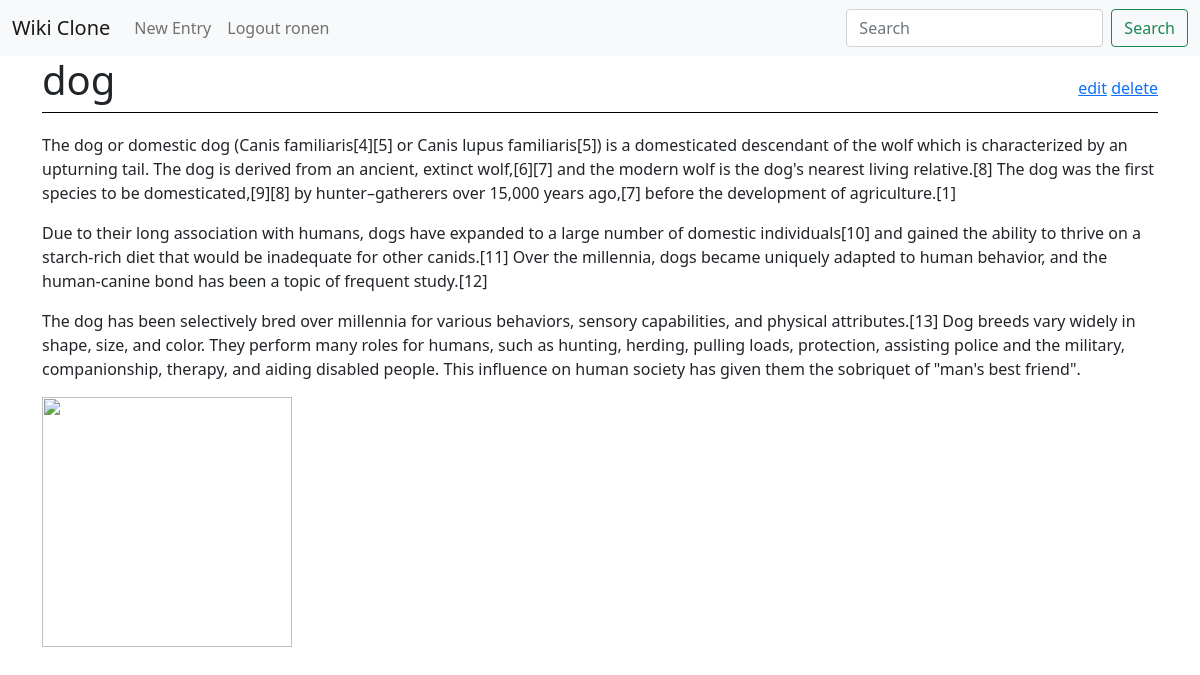
Screenshot of /entry/3/ (signed in) with the database file from the repository.
### vikiclone/models.py (models this page shows, shortened)
class Entry(models.Model):
    name = models.CharField(max_length=200)
    imageUrl = models.CharField(max_length=500)
    body = models.TextField()
    category = models.ForeignKey(Category,on_delete=models.CASCADE)

### vikiclone/views.py (the view)
# urls.py: path('entry/<str:id>/',views.one,name="one"),
def one(request,id):
    entry = Entry.objects.get(id=id)
    return render(request,'vikiclone/entry-one.html',{"entry":entry})

### vikiclone/templates/vikiclone/entry-one.html (shortened to what this page needs)
{% extends 'main.html' %} {% block content %}
<div class="header">
  <h1>{{entry.name}}</h1>
  <span>
    <a href="{% url 'edit' entry.id %}">edit</a>
    <a href="{% url 'remove' entry.id %}">delete</a>
  </span>
</div>
<p>{{entry.body|linebreaks}}</p>
<img src="{{entry.imageUrl}}" />
{% endblock %}

### templates/nav.html (shortened to what this page needs)
<nav class="navbar navbar-expand-lg navbar-light bg-light">
  <div class="container-fluid">
    <a class="navbar-brand" href="{% url 'home' %}">Wiki Clone</a>
    <div class="collapse navbar-collapse" id="navbarSupportedContent">
      <ul class="navbar-nav me-auto mb-2 mb-lg-0">
        {% if request.user.is_authenticated %}
        <li class="nav-item">
          <a class="nav-link" aria-current="page" href="{% url 'add' %}"
            >New Entry</a
          >
        </li>
        <li class="nav-item">
          <a class="nav-link" aria-current="page" href="{% url 'logout' %}"
            >Logout {{request.user.username}}</a
          >
        </li>
        {% else %}
        <li class="nav-item">
          <a class="nav-link" aria-current="page" href="{% url 'login' %}"
            >Login</a
          >
        </li>
        {% endif %}
      </ul>
      <form class="d-flex" action="{% url 'search' %}" method="get">
        <input
          class="form-control me-2"
          type="search"
          placeholder="Search"
          name="q"
        />
        <input class="btn btn-outline-success" type="submit" value="Search" />
      </form>
    </div>
  </div>
</nav>

### vikiclone/templates/vikiclone/entry-one.html (style rules this page uses)
.header { text-align: left; border-bottom: 1px solid black; width: 100%; margin-bottom: 20px; position: relative; }
img { width: 250px; height: 250px; }
.header span { position: absolute; right: 0; top: 20px; }

### rows the page displays
Entry: name "dog", body "The dog or domestic dog (Canis familiaris[4][5] or Canis lupus familiaris[5]) is a domesticated descendant of the wolf which is characterized by an upturning tail. The dog is derived from an ancient, extinct wolf,[6][7] and the modern wolf is the dog's nearest living relative.[8] The dog was the first species to be domesticated,[9][8] by hunter–gatherers over 15,000 years ago,[7] before the development of agriculture.[1] Due to their long association with humans, dogs have expanded to a large number of domestic individuals[10] and gained the ability to thrive on a starch-rich diet that would be inadequate for other canids.[11] Over the millennia, dogs became uniquely adapted to human…"

### other values shown
{{ request.user.username }} "ronen"
